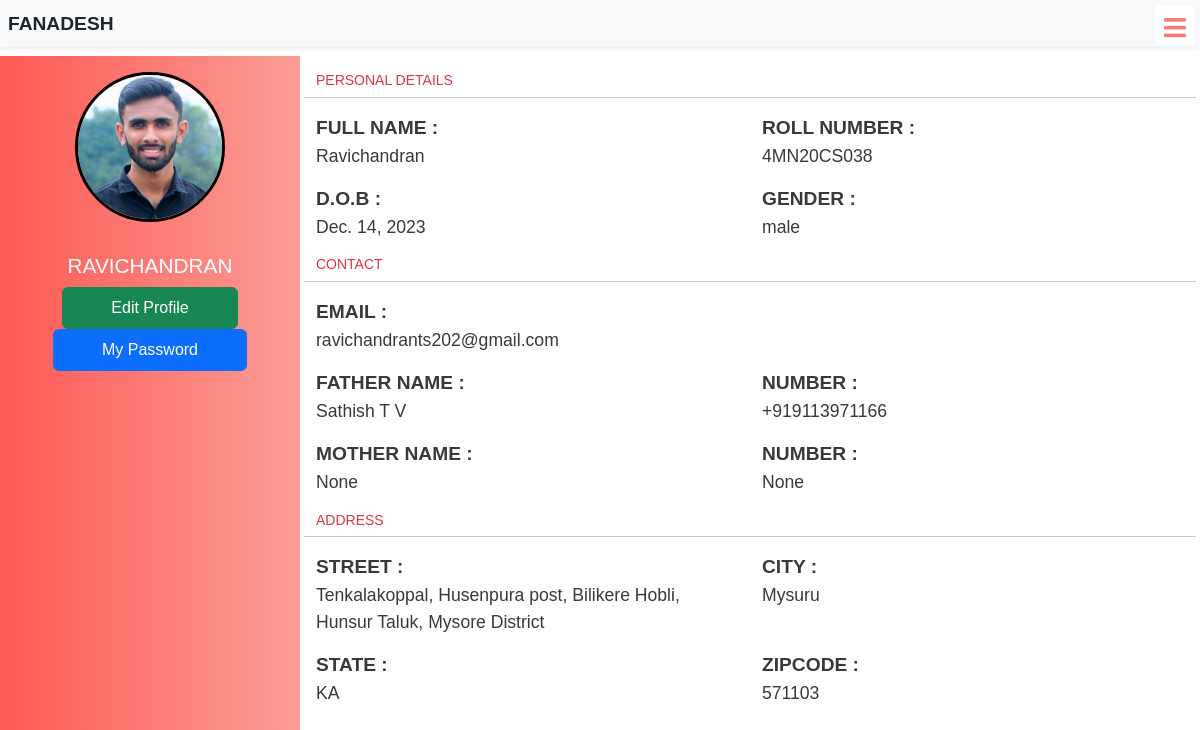
The app's page /profile/18 (signed in) with its own data.
### schoolapp/models.py (models this page shows, shortened)
class StudentDetails(models.Model):
    user_id = models.IntegerField(blank = True, null=True)
    profile_image = models.ImageField(upload_to='media/profile',blank=True,null=True)
    student = models.OneToOneField(User, on_delete=models.CASCADE)
    full_name = models.CharField(max_length=100)
    roll_no = models.CharField(max_length=100)
    stu_class = models.IntegerField()
    date_of_birth = models.DateField( blank=True, null=True)
    gender = models.CharField(max_length=10,blank=True, null=True)
    street = models.CharField(max_length=100, blank=True, null=True )
    city = models.CharField(max_length=50, blank=True, null=True )
    state = models.CharField(max_length=50, blank=True, null=True )
    zip_code = models.CharField(max_length=10, blank=True, null=True )
    phone_number = models.CharField(max_length=15, blank=True, null=True )
    email = models.EmailField(blank=True, null=True )
    father_name = models.CharField(max_length=50, blank=True, null=True )
    father_contact = models.CharField(max_length=15, blank=True, null=True )
    mother_name = models.CharField(max_length=50, blank=True, null=True )
    mother_contact = models.CharField(max_length=15, blank=True, null=True )# Contact Information
    phone_number = models.CharField(max_length=15, blank=True, null=True)
    email = models.EmailField(blank=True, null=True)
    father_name = models.CharField(max_length=50, blank=True, null=True)
    father_contact = models.CharField(max_length=15, blank=True, null=True)
    mother_name = models.CharField(max_length=50, blank=True, null=True)
    mother_contact = models.CharField(max_length=15, blank=True, null=True)

### schoolapp/views.py (the view)
# urls.py: path("profile/<int:id>",views.profile_page,name="profile_page"),
@login_required(login_url="signin")
def profile_page(request,id):
    if request.method == 'POST':
        image = request.FILES['profile_image']
        student = StudentDetails.objects.get(id=id)
        student.profile_image = image
        student.save()
    context = {
        'user':StudentDetails.objects.get(user_id=id)
    }
    return render(request,"profile-page.html",context=context)

### templates/profile-page.html (shortened to what this page needs)
{% extends "base.html" %}
{% load static %}
{% block body %}
<div class="container-fluid " style="margin-top: 2rem;">
    <div class="row">
        <div class=" col-12 col-md-3 m-0 p-0">
            <div class="d-none d-md-block left-section left-desktop text-center pt-3">
                {%if user.profile_image %}
                <img src="{{user.profile_image.url}}" class="p-0 m-0" alt="" width="100px" id="output-img1"
                    data-toggle="modal" data-target="#exampleModal"><br>
                {% else %}
                <img src="https://cdn-icons-png.flaticon.com/512/3135/3135715.png" class="p-0 m-0" alt="" width="100px"
                    id="output-img2" data-toggle="modal" data-target="#exampleModal">
                {% endif %}
                <br>
                <h3 class="text-uppercase pt-2">{{user.full_name}}</h3>
                <button class="btn btn-success py-2 px-5"><a href="{% url 'edit-student-profile' user.id %}"
                        class="text-white text-decoration-none">Edit Profile</a></button>
                <button class="btn btn-primary py-2 px-5"><a href="{% url 'change_password' %}"
                        class="text-white text-decoration-none">My Password</a></button>
            </div>
        </div>
        <div class="col-12 col-md-9 m-0 p-0">
            <div class="right-section p-3">
                <div class="row">
                    <h5 class="small text-danger text-uppercase">Personal Details</h5>
                    <hr>
                    <p class="col-12 col-md-6"> <span>Full Name : </span> <br>{{user.full_name}}</p>
                    <p class="col-12 col-md-6"> <span>Roll Number : </span> <br> {{user.roll_no}}</p>
                    <p class="col-12 col-md-6"> <span>D.O.B : </span> <br> {{user.date_of_birth}}</p>
                    <p class="col-12 col-md-6"> <span>Gender : </span> <br> {{user.gender}}</p>
                    <h5 class="small text-danger text-uppercase">Contact</h5>
                    <hr>
                    <p class="col-12"> <span>Email : </span> <br> {{user.email}}</p>
                    <p class="col-12 col-md-6"> <span>Father Name : </span> <br> {{user.father_name}}</p>
                    <p class="col-12 col-md-6"> <span>Number : </span> <br> {{user.father_contact}}</p>
                    <p class="col-12 col-md-6"> <span>Mother Name : </span> <br> {{user.mother_name}}</p>
                    <p class="col-12 col-md-6"> <span>Number : </span> <br> {{user.mother_contact}}</p>
                    <h5 class="small text-danger text-uppercase">Address</h5>
                    <hr>
                    <p class="col-12 col-md-6"> <span>Street : </span> <br>{{user.street}}</p>
                    <p class="col-12 col-md-6"> <span>City : </span> <br> {{user.city}}</p>
                    <p class="col-12 col-md-6"> <span>State : </span> <br> {{user.state}}</p>
                    <p class="col-12 col-md-6"> <span>Zipcode : </span> <br> {{user.zip_code}}</p>
                </div>
            </div>
        </div>
    </div>
</div>
{% endblock body %}

### templates/profile-page.html (style rules this page uses)
body { box-sizing: border-box; padding: 0; margin: 0; overflow-x: hidden; font-family: Arial, Helvetica, sans-serif; }
h3 { font-size: 1.3rem; color: white; }
span { text-transform: uppercase; font-weight: 700; font-size: 1.2rem; }
p { font-size: 1.1rem; opacity: .9; }
.left-section { min-height: 100vh; }
.right-section { height: 100vh; }
img { border-radius: 50%; border: 3px solid black; width: 150px; height: 150px; cursor: pointer; }
.left-desktop { background-image: linear-gradient(to left, #fa9d95, #fd5954); }

### templates/base.html (style rules this page uses)
body { font-family: Arial, Helvetica, sans-serif; }
* { margin: 0; padding: 0; text-decoration: none; }
:root { --accent-color: #fff; --gradient-color: #FBFBFB; }
body { margin: 0 !important; padding: 0 !important; }

### records on screen
StudentDetails: profile_image (picture), full_name "RAVICHANDRAN", full_name "Ravichandran", roll_no "4MN20CS038", date_of_birth "Dec. 14, 2023", gender "male", email "ravichandrants202@gmail.com", father_name "Sathish T V", father_contact "+919113971166", mother_name "None", mother_contact "None", street "Tenkalakoppal, Husenpura post, Bilikere Hobli, Hunsur Taluk, Mysore District", city "Mysuru", state "KA", zip_code "571103"
